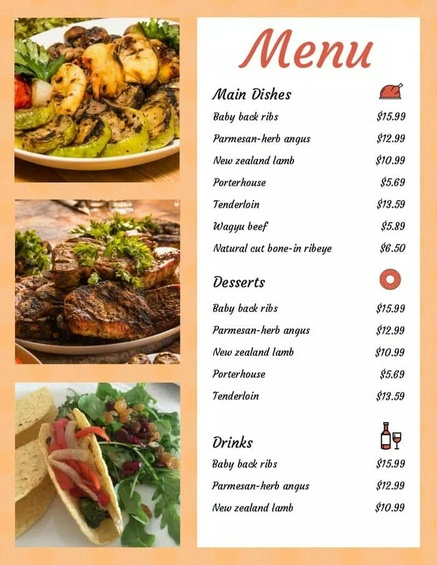
#> input picture images/Image 01 – Menu.jpg, 437 x 565 px, shrunk from 700 x 905 before the run, found by its file name; its folder holds 3 pictures in this run
$ jupyter execute --allow-errors paligemma2_experiment.ipynb   (shell and % lines are left out)
#> lines starting #> are read from the running program, lines starting #| are printed output that depends on the picture
PaliGemma 2: Does Higher Resolution Mean Better Eyes?

## Research Question
How does increasing image resolution from 224×224 to 448×448 affect
PaliGemma 2 3B on OCR, visual reasoning, and mixed read-and-reason tasks?

## Setup
- Model: PaliGemma 2 3B Mix
- Resolutions: 224×224 and 448×448\
- Images: 3
- Tasks per image: OCR, reasoning, mixed
- Total questions: 9 per model condition

[cell 1]
from huggingface_hub import login

login()
#> (this line was passed over: huggingface_hub is not available in this run)

[cell 2]
import torch

print("CUDA available:", torch.cuda.is_available())
#> (this line was passed over: torch is not available in this run)

#> (the rest of this cell did not finish here and is left out)

[cell 3]
import os
#> (the rest of this cell did not finish here and is left out)

[cell 4]
import os
from PIL import Image

# Clone the repository if it is not already available
if not os.path.exists("/content/paligemma2-resolution-experiment"):
    !git clone https://github.com/hicret11/paligemma2-resolution-experiment.git

BASE_PATH = "/content/paligemma2-resolution-experiment/images"

menu_image = Image.open(
    f"{BASE_PATH}/Image 01 – Menu.jpg"
).convert("RGB")
#> menu_image is the input picture: PIL image 437x565 RGB; mean R, G, B 210.6, 189.1, 161

invoice_image = Image.open(
    f"{BASE_PATH}/Image2 Turkish invoice.webp"
).convert("RGB")
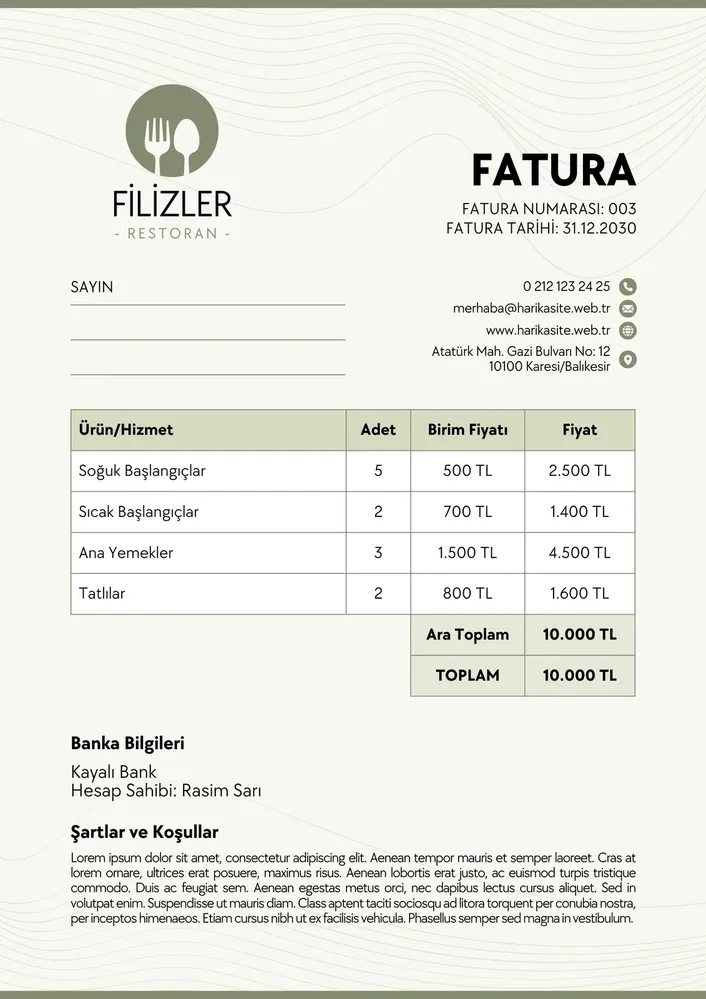
#> input picture images/Image2 Turkish invoice.webp, 706 x 999 px, shrunk from 1131 x 1600 before the run, found by its file name
#> invoice_image is the input picture: PIL image 706x999 RGB; mean R, G, B 235.2, 236.5, 229.2

chart_image = Image.open(
    f"{BASE_PATH}/Image 3 Year-value chart.jpg"
).convert("RGB")
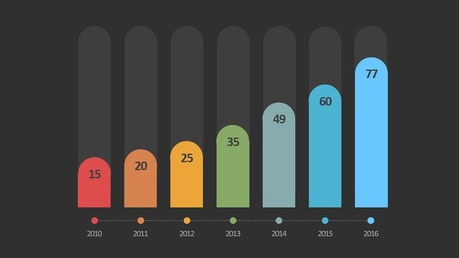
#> input picture images/Image 3 Year-value chart.jpg, 459 x 258 px, shrunk from 735 x 413 before the run, found by its file name
#> chart_image is the input picture: PIL image 459x258 RGB; mean R, G, B 66.3, 70.9, 70.1

print("✅ All 3 experiment images loaded!")

[cell 5]
import torch
from transformers import pipeline

MODEL_ID = "google/paligemma2-3b-mix-224"

#> (the rest of this cell did not finish here and is left out)

[cell 6]
# ==========================================
# TEST QUESTIONS — 3 IMAGES, 9 QUESTIONS
# ==========================================

tests = [
    # IMAGE 1 — MENU
    {
        "image_name": "Menu",
        "image": menu_image,
        "task": "OCR",
        "question": "What is the price of Wagyu beef?",
        "expected": "$5.89"
    },
    {
        "image_name": "Menu",
        "image": menu_image,
        "task": "Reasoning",
        "question": "What is the cheapest main dish on the menu?",
        "expected": "Porterhouse ($5.69)"
    },
    {
        "image_name": "Menu",
        "image": menu_image,
        "task": "Mixed",
        "question": "How many main dishes cost less than $10?",
        "expected": "3"
    },

    # IMAGE 2 — TURKISH INVOICE
    {
        "image_name": "Turkish Invoice",
        "image": invoice_image,
        "task": "OCR",
        "question": "What is the invoice number?",
        "expected": "003"
    },
    {
        "image_name": "Turkish Invoice",
        "image": invoice_image,
        "task": "Reasoning",
        "question": "Which item has the highest total price?",
        "expected": "Ana Yemekler"
    },
    {
        "image_name": "Turkish Invoice",
        "image": invoice_image,
        "task": "Mixed",
        "question": "How many items were ordered in total?",
        "expected": "12"
    },

    # IMAGE 3 — CHART
    {
        "image_name": "Year-value Chart",
        "image": chart_image,
        "task": "OCR",
        "question": "What is the value shown for 2014?",
        "expected": "49"
    },
    {
        "image_name": "Year-value Chart",
        "image": chart_image,
        "task": "Reasoning",
        "question": "Which year has the highest value?",
        "expected": "2016"
    },
    {
        "image_name": "Year-value Chart",
        "image": chart_image,
        "task": "Mixed",
        "question": "How many years have a value greater than 30?",
        "expected": "4"
    }
]

# ==========================================
# RUN EXPERIMENT — 224×224
# ==========================================

results_224 = []

#> (the rest of this cell did not finish here and is left out)

[cell 7]
# ==========================================
# ADDITIONAL ANALYSIS — 224 MODEL
# ==========================================

questions_224 = [
    ("Price Reading", "What is the price of Porterhouse?", "$5.69"),
    ("Price Reading", "What is the price of New Zealand lamb?", "$10.99"),
    ("Price Reading", "What is the price of Wagyu beef?", "$5.89"),
    ("Price Reading", "What is the price of Natural cut bone-in ribeye?", "$6.50"),
    ("Simple Comparison", "Which is cheaper, $5.69 or $10.99?", "$5.69"),
    ("Simple Comparison", "Which is cheaper, $5.69 or $5.89?", "$5.69"),
    ("Visual Reasoning", "What is the cheapest main dish on the menu?", "Porterhouse"),
    ("Visual Reasoning", "What is the most expensive main dish on the menu?", "Baby back ribs"),
    (
        "Text-Assisted Reasoning",
        "Main dishes and prices: "
        "Baby back ribs $15.99, "
        "Parmesan-herb angus $12.99, "
        "New Zealand lamb $10.99, "
        "Porterhouse $5.69, "
        "Tenderloin $13.59, "
        "Wagyu beef $5.89, "
        "Natural cut bone-in ribeye $6.50. "
        "Which main dish is the cheapest?",
        "Porterhouse"
    )
]

additional_results_224 = []

#> (the rest of this cell did not finish here and is left out)

[cell 8]
import gc
import torch

if "pipe" in globals():
    del pipe

gc.collect()
torch.cuda.empty_cache()
#> (this line was passed over: torch is not available in this run)
